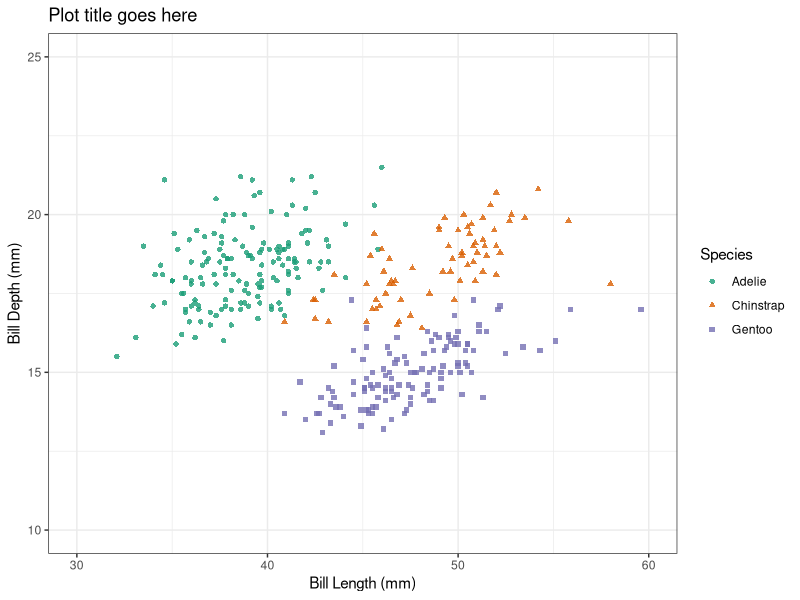

The R source for this figure:
## ---- chunk 1
#| label: setup
library(tidyverse)
library(palmerpenguins)
## ---- chunk 2
#| label: data-cleaning
# this is where you might put some data cleaning steps
## ---- chunk 3
#| label: data-analysis
# you might choose to run your analysis here or in a separate script. Save your output for later.
## ---- chunk 4
#| label: fig-penguin-plot
#| fig-cap: "Your figure caption."
#| fig-alt: "Your figure alternative text."
#| fig-align: center
#| fig-pos: "H"

palmerpenguins::penguins |> 
  ggplot(aes(x = bill_length_mm,
             y = bill_depth_mm,
             color = species,
             shape = species
             )
         ) +
  geom_point(alpha = 0.8) +
  scale_x_continuous(limits = c(30,60), breaks = seq(20,60,10)) +
  scale_y_continuous(limits = c(10,25), breaks = seq(10,25,5)) +
  scale_color_brewer(palette = "Dark2") +
  theme_bw() +
  labs(title = "Plot title goes here",
       x = "Bill Length (mm)",
       y = "Bill Depth (mm)",
       color = "Species",
       shape = "Species"
       )
## ---- chunk 5
#| label: tbl-penguin-summary
#| tbl-cap: "Put caption here."
#| tbl-pos: "H"

palmerpenguins::penguins |> 
  group_by(species) |> 
  summarize(avg_bill_length = mean(bill_length_mm, na.rm = T),
            sd_bill_length = sd(bill_length_mm, na.rm = T)
            ) |> 
  kableExtra::kbl(digits = 1,
                  col.names = c("Species", 
                                "Average Bill Length (mm)",
                                "Standard Deviation of Bill Length (mm)"),
                  booktabs = TRUE
                  )
